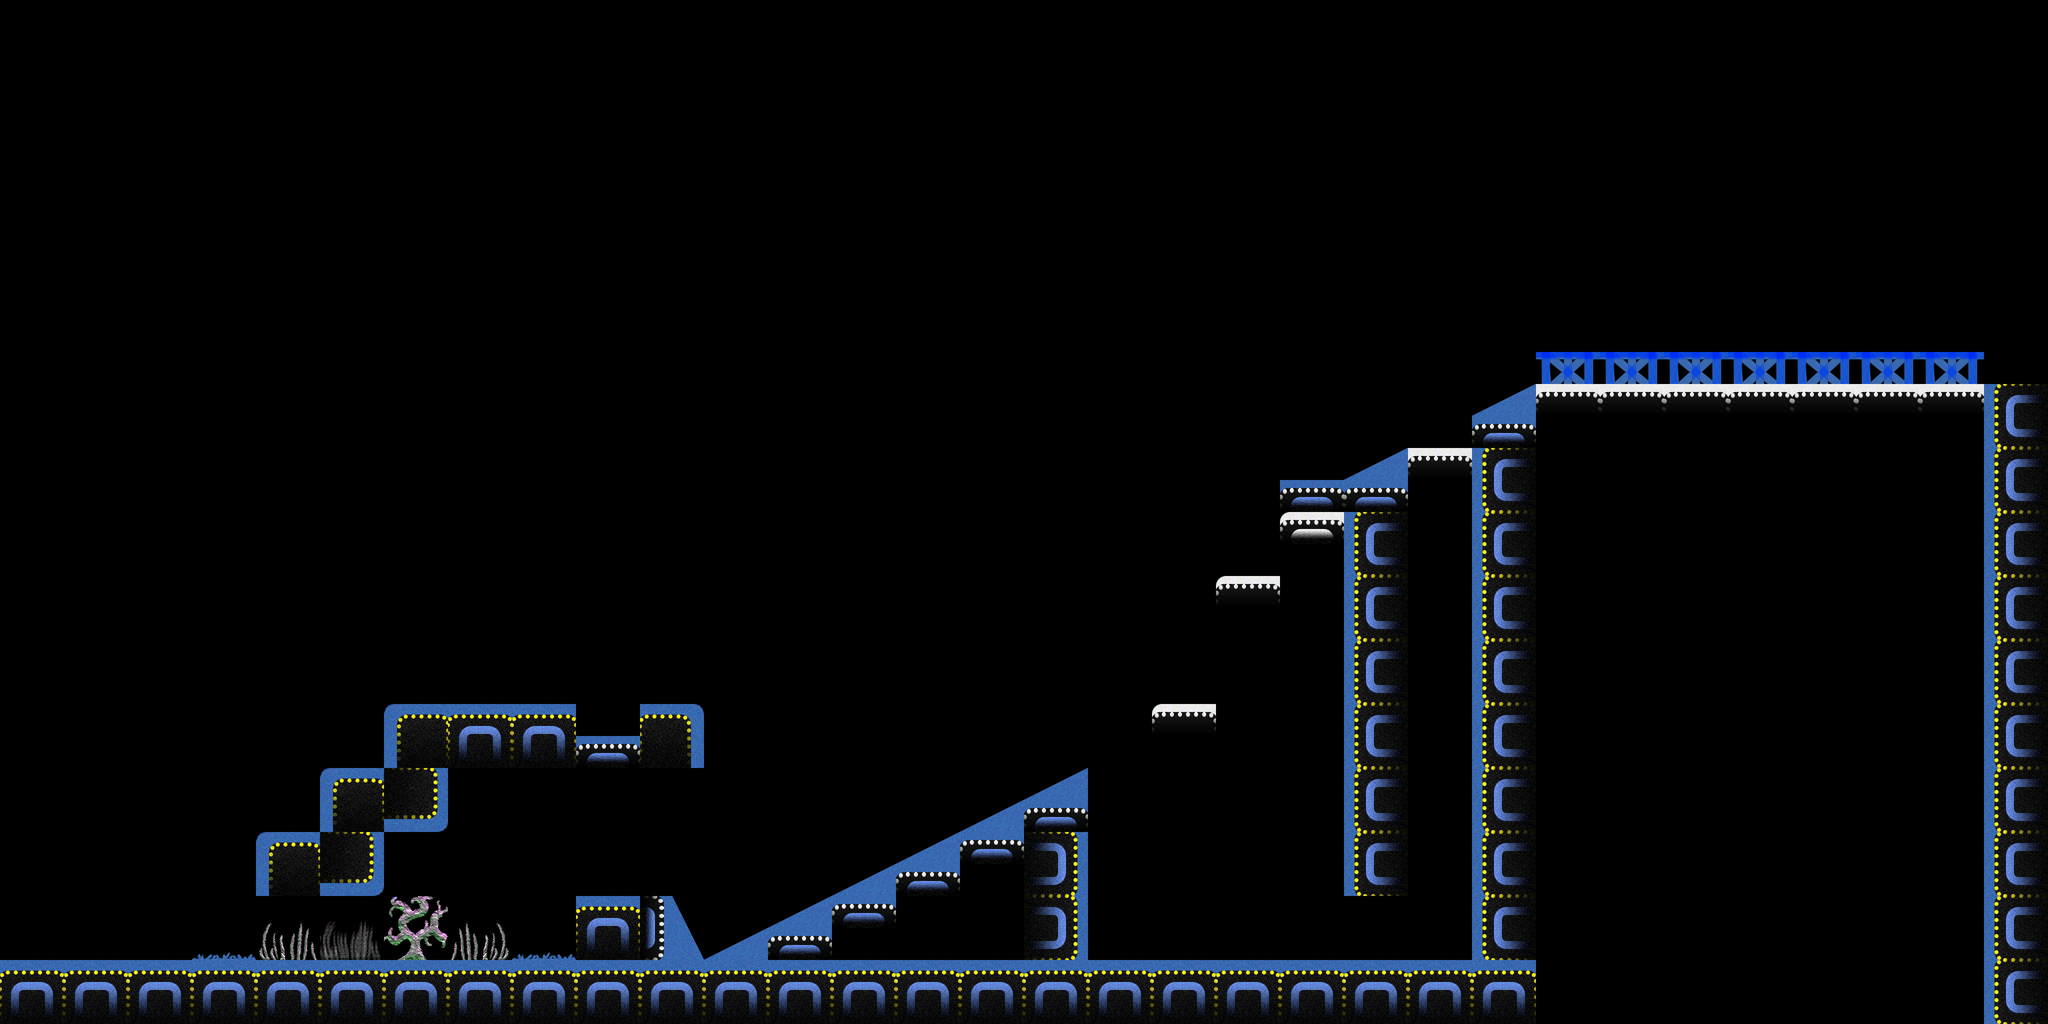

A level layout from a 2D game, rendered from its tile map. Below: a short description, then the map file with its tile-grid data intact:
An orthogonal 32x16 tile map with 128x128 px tiles, 3 tile layers (Hidden Platforms, Foreground Objects, Foreground), 2 tilesets and 5 objects.

<map version="1.5" tiledversion="1.5.0" orientation="orthogonal" renderorder="right-down" width="32" height="16" tilewidth="128" tileheight="128" infinite="0" nextlayerid="11" nextobjectid="44">
 <tileset firstgid="1" source="map_tileset.tsx" />
 <tileset firstgid="257" source="colorful_spritesheet.tsx" />
 <objectgroup id="4" name="Player Spawn">
  <object id="1" gid="272" x="114.788" y="1912.36" width="128" height="128" />
 </objectgroup>
 <objectgroup id="3" name="Moving Platforms" />
 <objectgroup id="5" name="Cannons">
  <properties>
   <property name="is_trigger" type="bool" value="false" />
   <property name="trigger_code" type="int" value="0" />
  </properties>
  <object id="38" gid="22" x="1152.3" y="1471.47" width="128" height="128">
   <properties>
    <property name="is_trigger" type="bool" value="true" />
    <property name="trigger_code" type="int" value="1" />
   </properties>
  </object>
  <object id="39" gid="5" x="1351.5" y="1804" width="128" height="128" rotation="63">
   <properties>
    <property name="is_trigger" type="bool" value="false" />
    <property name="trigger_code" type="int" value="1" />
   </properties>
  </object>
 </objectgroup>
 <objectgroup id="6" name="Color Orbs">
  <properties>
   <property name="color" value="" />
   <property name="key_color" value="" />
  </properties>
  <object id="35" gid="53" x="2816.76" y="1281.7" width="128" height="128">
   <properties>
    <property name="key_color" type="color" value="#ff00ffff" />
   </properties>
  </object>
 </objectgroup>
 <layer id="7" name="Hidden Platforms" width="32" height="16">
  <data encoding="csv">
0,0,0,0,0,0,0,0,0,0,0,0,0,0,0,0,0,0,0,0,0,0,0,0,0,0,0,0,0,0,0,0,
0,0,0,0,0,0,0,0,0,0,0,0,0,0,0,0,0,0,0,0,0,0,0,0,0,0,0,0,0,0,0,0,
0,0,0,0,0,0,0,0,0,0,0,0,0,0,0,0,0,0,0,0,0,0,0,0,0,0,0,0,0,0,0,0,
0,0,0,0,0,0,0,0,0,0,0,0,0,0,0,0,0,0,0,0,0,0,0,0,0,0,0,0,0,0,0,0,
0,0,0,0,0,0,0,0,0,0,0,0,0,0,0,0,0,0,0,0,0,0,0,0,0,0,0,0,0,0,0,0,
0,0,0,0,0,0,0,0,0,0,0,0,0,0,0,0,0,0,0,0,0,0,0,0,0,0,0,0,0,0,0,0,
0,0,0,0,0,0,0,0,0,0,0,0,0,0,0,0,0,0,0,0,0,0,0,0,23,23,23,23,23,23,23,0,
0,0,0,0,0,0,0,0,0,0,0,0,0,0,0,0,0,0,0,0,0,0,23,0,0,0,0,0,0,0,0,0,
0,0,0,0,0,0,0,0,0,0,0,0,0,0,0,0,0,0,0,0,25,0,0,0,0,0,0,0,0,0,0,0,
0,0,0,0,0,0,0,0,0,0,0,0,0,0,0,0,0,0,0,25,0,0,0,0,0,0,0,0,0,0,0,0,
0,0,0,0,0,0,0,0,0,0,0,0,0,0,0,0,0,0,0,0,0,0,0,0,0,0,0,0,0,0,0,0,
0,0,0,0,0,0,0,0,0,0,0,0,0,0,0,0,0,0,25,0,0,0,0,0,0,0,0,0,0,0,0,0,
0,0,0,0,0,0,0,0,0,0,0,0,0,0,0,0,0,0,0,0,0,0,0,0,0,0,0,0,0,0,0,0,
0,0,0,0,0,0,0,0,0,0,0,0,0,0,0,0,0,0,0,0,0,0,0,0,0,0,0,0,0,0,0,0,
0,0,0,0,0,0,0,0,0,0,0,0,0,0,0,0,0,0,0,0,0,0,0,0,0,0,0,0,0,0,0,0,
0,0,0,0,0,0,0,0,0,0,0,0,0,0,0,0,0,0,0,0,0,0,0,0,0,0,0,0,0,0,0,0
</data>
 </layer>
 <layer id="8" name="Foreground Objects" width="32" height="16">
  <data encoding="csv">
0,0,0,0,0,0,0,0,0,0,0,0,0,0,0,0,0,0,0,0,0,0,0,0,0,0,0,0,0,0,0,0,
0,0,0,0,0,0,0,0,0,0,0,0,0,0,0,0,0,0,0,0,0,0,0,0,0,0,0,0,0,0,0,0,
0,0,0,0,0,0,0,0,0,0,0,0,0,0,0,0,0,0,0,0,0,0,0,0,0,0,0,0,0,0,0,0,
0,0,0,0,0,0,0,0,0,0,0,0,0,0,0,0,0,0,0,0,0,0,0,0,0,0,0,0,0,0,0,0,
0,0,0,0,0,0,0,0,0,0,0,0,0,0,0,0,0,0,0,0,0,0,0,0,0,0,0,0,0,0,0,0,
0,0,0,0,0,0,0,0,0,0,0,0,0,0,0,0,0,0,0,0,0,0,0,0,38,38,38,38,38,38,38,0,
0,0,0,0,0,0,0,0,0,0,0,0,0,0,0,0,0,0,0,0,0,0,0,0,21,21,21,21,21,21,21,0,
0,0,0,0,0,0,0,0,0,0,0,0,0,0,0,0,0,0,0,0,0,0,21,0,0,0,0,0,0,0,0,0,
0,0,0,0,0,0,0,0,0,0,0,0,0,0,0,0,0,0,0,0,0,0,0,0,0,0,0,0,0,0,0,0,
0,0,0,0,0,0,0,0,0,0,0,0,0,0,0,0,0,0,0,21,0,0,0,0,0,0,0,0,0,0,0,0,
0,0,0,0,0,0,0,0,0,0,0,0,0,0,0,0,0,0,0,0,0,0,0,0,0,0,0,0,0,0,0,0,
0,0,0,0,0,0,0,0,0,0,0,0,0,0,0,0,0,0,21,0,0,0,0,0,0,0,0,0,0,0,0,0,
0,0,0,0,0,0,0,0,0,0,0,0,0,0,0,0,0,0,0,0,0,0,0,0,0,0,0,0,0,0,0,0,
0,0,0,0,0,0,0,0,0,0,0,0,0,0,0,0,0,0,0,0,0,0,0,0,0,0,0,0,0,0,0,0,
0,0,0,36,35,34,33,2147483683,36,0,0,0,0,0,0,0,0,0,0,0,0,0,0,0,0,0,0,0,0,0,0,0,
0,0,0,0,0,0,0,0,0,0,0,0,0,0,0,0,0,0,0,0,0,0,0,0,0,0,0,0,0,0,0,0
</data>
 </layer>
 <layer id="1" name="Foreground" width="32" height="16">
  <data encoding="csv">
0,0,0,0,0,0,0,0,0,0,0,0,0,0,0,0,0,0,0,0,0,0,0,0,0,0,0,0,0,0,0,0,
0,0,0,0,0,0,0,0,0,0,0,0,0,0,0,0,0,0,0,0,0,0,0,0,0,0,0,0,0,0,0,0,
0,0,0,0,0,0,0,0,0,0,0,0,0,0,0,0,0,0,0,0,0,0,0,0,0,0,0,0,0,0,0,0,
0,0,0,0,0,0,0,0,0,0,0,0,0,0,0,0,0,0,0,0,0,0,0,0,0,0,0,0,0,0,0,0,
0,0,0,0,0,0,0,0,0,0,0,0,0,0,0,0,0,0,0,0,0,0,0,0,0,0,0,0,0,0,0,0,
0,0,0,0,0,0,0,0,0,0,0,0,0,0,0,0,0,0,0,0,0,0,0,0,0,0,0,0,0,0,0,0,
0,0,0,0,0,0,0,0,0,0,0,0,0,0,0,0,0,0,0,0,0,0,0,19,0,0,0,0,0,0,0,1610612737,
0,0,0,0,0,0,0,0,0,0,0,0,0,0,0,0,0,0,0,0,17,19,0,1610612737,0,0,0,0,0,0,0,1610612737,
0,0,0,0,0,0,0,0,0,0,0,0,0,0,0,0,0,0,0,0,0,1610612737,0,1610612737,0,0,0,0,0,0,0,1610612737,
0,0,0,0,0,0,0,0,0,0,0,0,0,0,0,0,0,0,0,0,0,1610612737,0,1610612737,0,0,0,0,0,0,0,1610612737,
0,0,0,0,0,0,0,0,0,0,0,0,0,0,0,0,0,0,0,0,0,1610612737,0,1610612737,0,0,0,0,0,0,0,1610612737,
0,0,0,0,0,0,2,1,1,17,4,0,0,0,0,0,0,0,0,0,0,1610612737,0,1610612737,0,0,0,0,0,0,0,1610612737,
0,0,0,0,0,2,2684354564,0,0,0,0,0,0,0,0,3,19,0,0,0,0,1610612737,0,1610612737,0,0,0,0,0,0,0,1610612737,
0,0,0,0,2,2684354564,0,0,0,0,0,0,0,3,19,18,2684354561,0,0,0,0,1610612737,0,1610612737,0,0,0,0,0,0,0,1610612737,
0,0,0,0,0,0,0,0,0,1,2684354579,3,19,18,0,0,2684354561,0,0,0,0,0,0,1610612737,0,0,0,0,0,0,0,1610612737,
1,1,1,1,1,1,1,1,1,1,1,1,1,1,1,1,1,1,1,1,1,1,1,1,0,0,0,0,0,0,0,1610612737
</data>
 </layer>
 <objectgroup id="10" name="Special Objects">
  <object id="43" x="1124.83" y="1296.58" width="178.333" height="61.5">
   <text fontfamily="Fixedsys" pixelsize="20" wrap="1" color="#ffffff">Step on pressure plate to activate cannon below!</text>
  </object>
 </objectgroup>
</map>